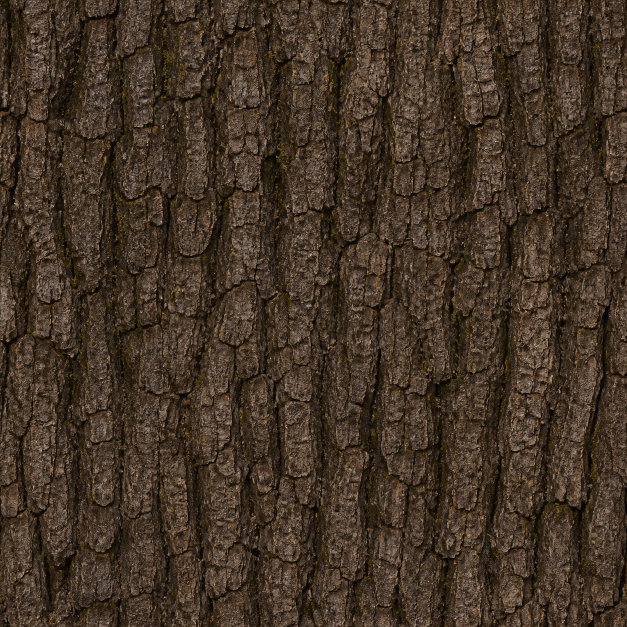
#> input picture assets/source/magic_tree/textures_source/bark_old_basecolor_source.png, 1254 x 1254 px (shown at 1/2 size); its folder holds 4 pictures in this run
$ python generate_magic_tree_pbr.py
#> lines starting #> are read from the running program, lines starting #| are printed output that depends on the picture
from __future__ import annotations

from pathlib import Path

import numpy as np
from PIL import Image, ImageEnhance, ImageFilter


ROOT = Path(__file__).resolve().parents[1]
SOURCE = ROOT / "assets" / "source" / "magic_tree" / "textures_source"
OUTPUT = SOURCE / "pbr"
SIZE = 1024


def _normal_from_height(gray: np.ndarray, strength: float) -> Image.Image:
    height = gray.astype(np.float32) / 255.0
    dy, dx = np.gradient(height)
    normal = np.dstack((-dx * strength, -dy * strength, np.ones_like(height)))
    normal /= np.linalg.norm(normal, axis=2, keepdims=True).clip(min=1e-6)
    encoded = ((normal * 0.5 + 0.5) * 255.0).clip(0, 255).astype(np.uint8)
    return Image.fromarray(encoded, "RGB")


def _prepare_surface(name: str, source_name: str, strength: float) -> None:
    source = Image.open(SOURCE / source_name).convert("RGB")
    source = source.resize((SIZE, SIZE), Image.Resampling.LANCZOS)
    base = ImageEnhance.Contrast(source).enhance(1.08)
    base.save(OUTPUT / f"{name}_basecolor.png", optimize=True)

    gray = np.asarray(base.convert("L").filter(ImageFilter.GaussianBlur(0.8)))
    _normal_from_height(gray, strength).save(
        OUTPUT / f"{name}_normal.png", optimize=True
    )

    local = np.asarray(base.convert("L").filter(ImageFilter.GaussianBlur(6)))
    roughness = np.clip(218 - (gray.astype(np.int16) - local.astype(np.int16)), 120, 245)
    Image.fromarray(roughness.astype(np.uint8), "L").save(
        OUTPUT / f"{name}_roughness.png", optimize=True
    )

    ao = np.clip(235 - np.maximum(0, local.astype(np.int16) - gray.astype(np.int16)) * 2, 90, 255)
    Image.fromarray(ao.astype(np.uint8), "L").save(
        OUTPUT / f"{name}_ao.png", optimize=True
    )


def _prepare_leaf() -> None:
    leaf = Image.open(SOURCE / "leaf_atlas_rgba.png").convert("RGBA")
    leaf.thumbnail((SIZE, SIZE), Image.Resampling.LANCZOS)
    canvas = Image.new("RGBA", (SIZE, SIZE), (0, 0, 0, 0))
    canvas.alpha_composite(leaf, ((SIZE - leaf.width) // 2, (SIZE - leaf.height) // 2))
    canvas.save(OUTPUT / "leaf_basecolor.png", optimize=True)

    single = Image.open(SOURCE / "leaf_atlas_rgba.png").convert("RGBA")
    single = single.crop((55, 15, 330, 390))
    single.thumbnail((460, 490), Image.Resampling.LANCZOS)
    single_canvas = Image.new("RGBA", (512, 512), (0, 0, 0, 0))
    single_canvas.alpha_composite(
        single,
        ((512 - single.width) // 2, (512 - single.height) // 2),
    )
    single_canvas.save(OUTPUT / "leaf_single.png", optimize=True)


def main() -> None:
    OUTPUT.mkdir(parents=True, exist_ok=True)
    _prepare_surface("bark_old", "bark_old_basecolor_source.png", 6.0)
#> in _prepare_surface, source is the input picture: PIL image 1254x1254 RGB; mean R, G, B 68.4, 53.3, 38.6
    _prepare_surface("soil", "soil_basecolor_source.png", 4.2)
#> call 2 of _prepare_surface, with name = 'soil', source_name = 'soil_basecolor_source.png', strength = 4.2
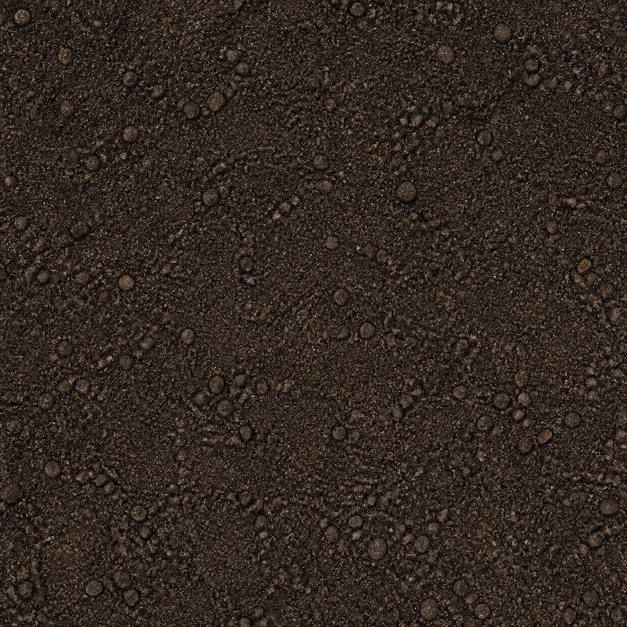
#> input picture assets/source/magic_tree/textures_source/soil_basecolor_source.png, 1254 x 1254 px (shown at 1/2 size)
#> in _prepare_surface, source is the input picture: PIL image 1254x1254 RGB; mean R, G, B 51.4, 40.3, 32.6
#> call 2 of _normal_from_height, with strength = 4.2
#> in _normal_from_height (call 2), `dy, dx = np.gradient(height)`:
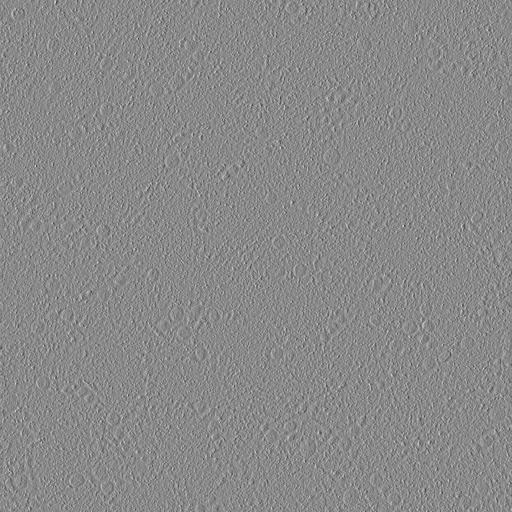
#> dx: shape (1024, 1024) float32 (shown at 1/2 size); min -0.273, max 0.233, mean -5.36e-06; drawn with min black and max white
#> in _normal_from_height (call 2), `normal = np.dstack((-dx * strength, -dy * strength, np.ones_like(heigh..`:
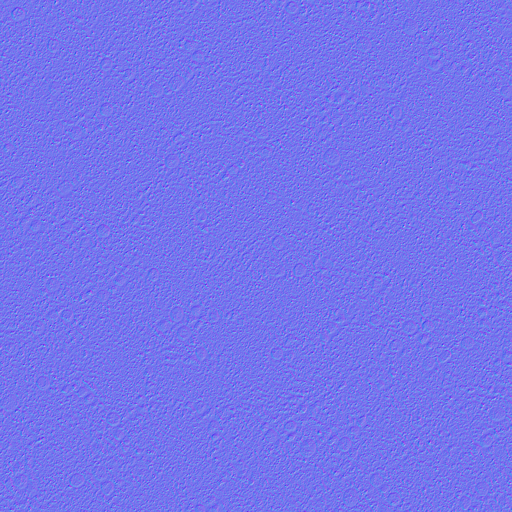
#> normal: shape (1024, 1024, 3) float32 (shown at 1/2 size); mean of channels 0, 1, 2 2.25e-05, -2.34e-05, 1; drawn with min black and max white
#> in _prepare_surface (call 2), `ao = np.clip(235 - np.maximum(0, local.astype(np.int16) - gray.astype(..`:
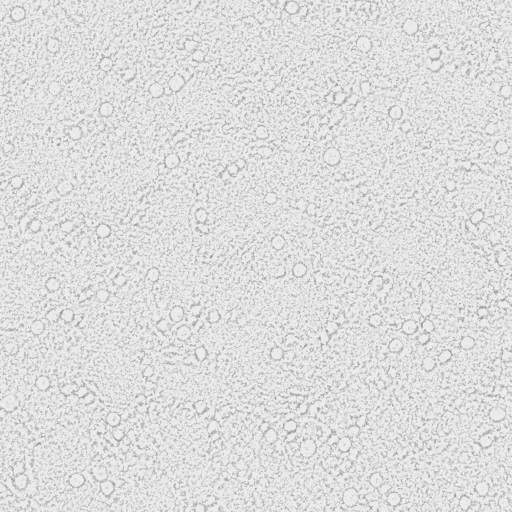
#> ao: shape (1024, 1024) int16 (shown at 1/2 size); min 143, max 235, mean 221.1
    _prepare_leaf()
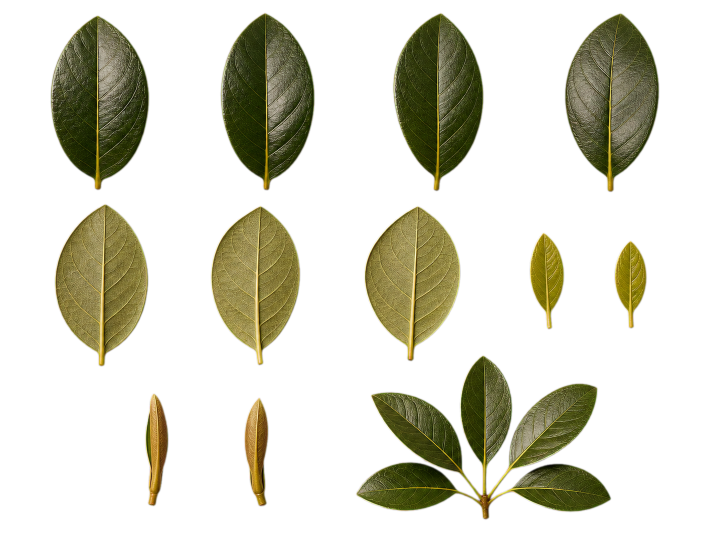
#> input picture assets/source/magic_tree/textures_source/leaf_atlas_rgba.png, 1448 x 1086 px (shown at 1/2 size)
#> in _prepare_leaf, leaf is the input picture: PIL image 1448x1086 RGBA; mean R, G, B, A 27.3, 26.3, 12.4, 65.4
#> in _prepare_leaf, `canvas = Image.new("RGBA", (SIZE, SIZE), (0, 0, 0, 0))`: canvas: PIL image 1024x1024 RGBA; every value is 0
#> in _prepare_leaf, `single = single.crop((55, 15, 330, 390))`:
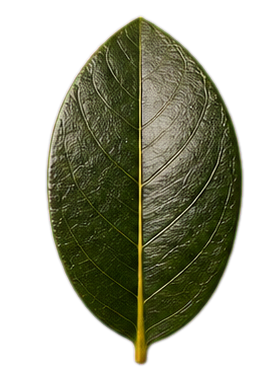
#> single: PIL image 275x375 RGBA; mean R, G, B, A 35.5, 36.9, 19.7, 117.9; transparent parts drawn white
#> in _prepare_leaf, `single_canvas = Image.new("RGBA", (512, 512), (0, 0, 0, 0))`: single_canvas: PIL image 512x512 RGBA; every value is 0
#> in _prepare_leaf, `single_canvas.alpha_composite( single, ((512 - single.width) // 2, (51..`:
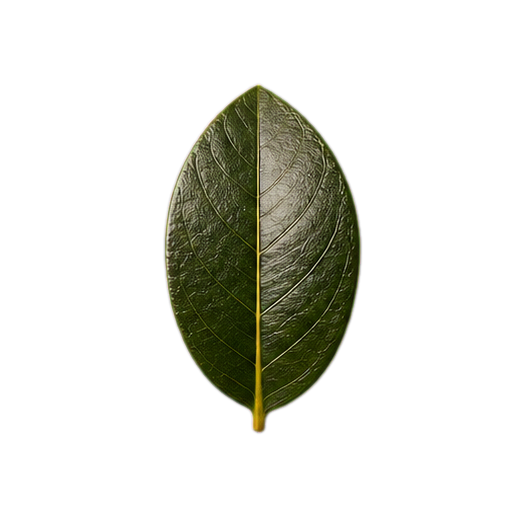
#> single_canvas: PIL image 512x512 RGBA; mean R, G, B, A 14, 14.5, 7.7, 46.4; transparent parts drawn white
    print(f"魔树 PBR 源纹理已生成：{OUTPUT}")


if __name__ == "__main__":
    main()
